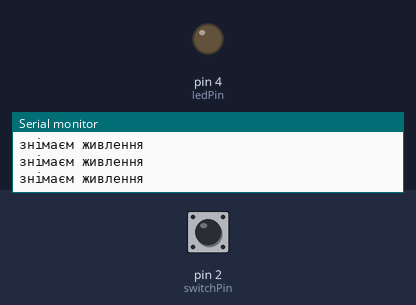
A sketch run on a simulated Arduino Uno, built with avr-gcc and run on an emulated ATmega328P. Parts: output pins drawn as LEDs (lit = HIGH), the last lines printed to the serial monitor. Dashed ring = blinking. The inputs (shaded band) are chosen by the test bench; at power-on: pin 2 (switchPin) LOW.

Above: at 1.2 s.
1.3 s: pin 2 (switchPin) pulled HIGH for 0.15 s
At 1.41 s:
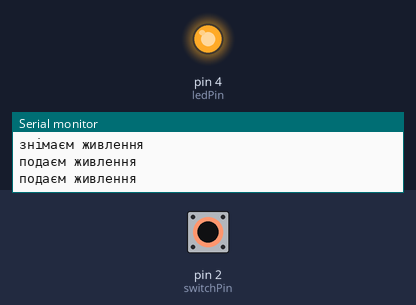
3.0 s: pin 2 (switchPin) pulled HIGH for 1 s
At 4.9 s:
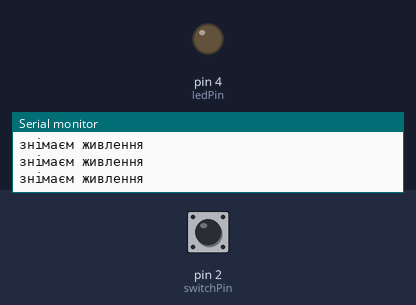
7.0 s: pin 2 (switchPin) pulled HIGH for 3.2 s
At 7.8 s:
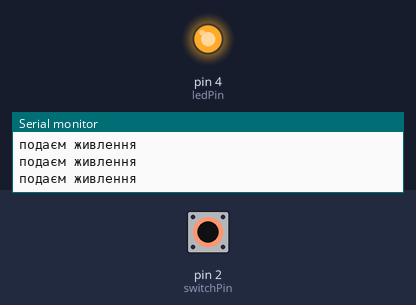
13.2 s: pin 2 (switchPin) pulsed HIGH 2 times (0.12 s each, 0.3 s apart)
At 13.3 s:
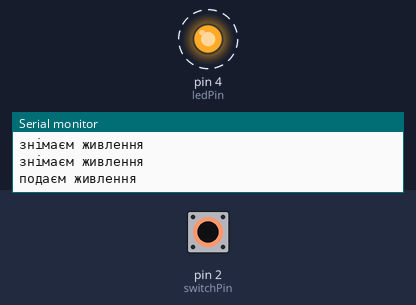
16.8 s: pin 2 (switchPin) driven HIGH
At 17.7 s:
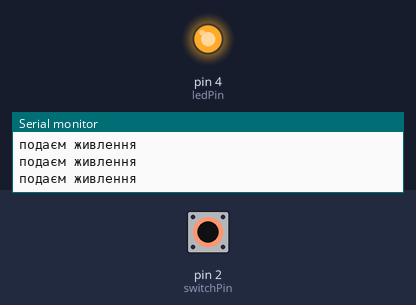
19.8 s: pin 2 (switchPin) driven LOW
At 21.2 s:
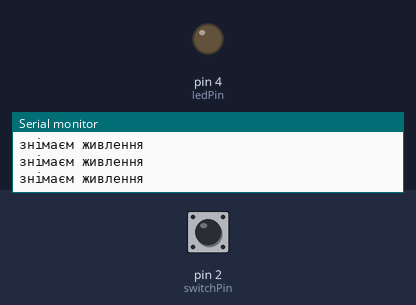
Timing chart, 0 to 22.8 s (numbered marks = the images above; inputs shaded):
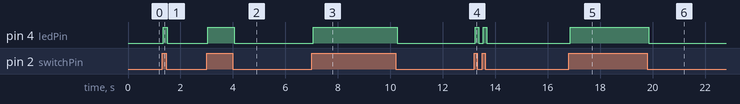

The sketch:

ButtonDirect.ino
```cpp
// ініціалізація змінних з номером піна
unsigned int switchPin = 2;
unsigned int ledPin = 4;

void setup() {
    pinMode(ledPin, OUTPUT);
    pinMode(switchPin, INPUT);
    Serial.begin(9600);
}

void loop() {
    // якщо статус == true
    if (digitalRead(switchPin)) {
        // то подаєм живлення
        Serial.println("подаєм живлення");
        digitalWrite(ledPin, HIGH);
    } else {
        // інакше знімаєм живлення
        Serial.println("знімаєм живлення");
        digitalWrite(ledPin, LOW);
    }

}
```

Measured:
- after the input at 1.3 s, pin 4 (ledPin): LOW → HIGH at once, → LOW 0.16 s later
- after the input at 3.0 s, pin 4 (ledPin): LOW → HIGH at once, → LOW 1.0 s later
- after the input at 7.0 s, pin 4 (ledPin): LOW → HIGH after 0.06 s, → LOW 3.2 s later
- after the input at 13.2 s, pin 4 (ledPin): alternates HIGH for 0.13 s and LOW for 0.17 s, 4 changes in all, then stays LOW, starting at once
- after the input at 16.8 s, pin 4 (ledPin): LOW → HIGH after 0.06 s
- after the input at 19.8 s, pin 4 (ledPin): HIGH → LOW after 0.06 s
